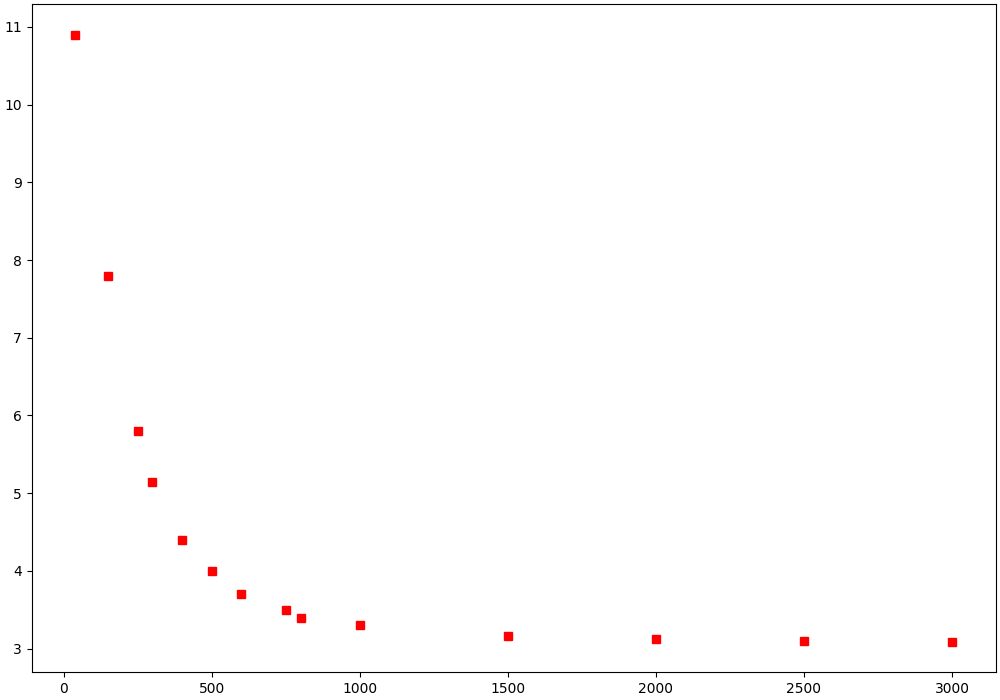

The script that saved this image:
import matplotlib.pyplot as plt
import numpy as np
from scipy.optimize import curve_fit 
import math

l = list()
v = list()

with  open('data_6', 'r')  as  data:
    for line in data:
        list_line = list((map(float, line.split())))
        v.append(list_line[0])
        l.append(list_line[1])

x = np.array(v)
y = np.array(l)

fig, ax = plt.subplots(figsize=(10,7), constrained_layout=True)

plt.plot(x, y, 'rs')

plt.savefig("3.png")
